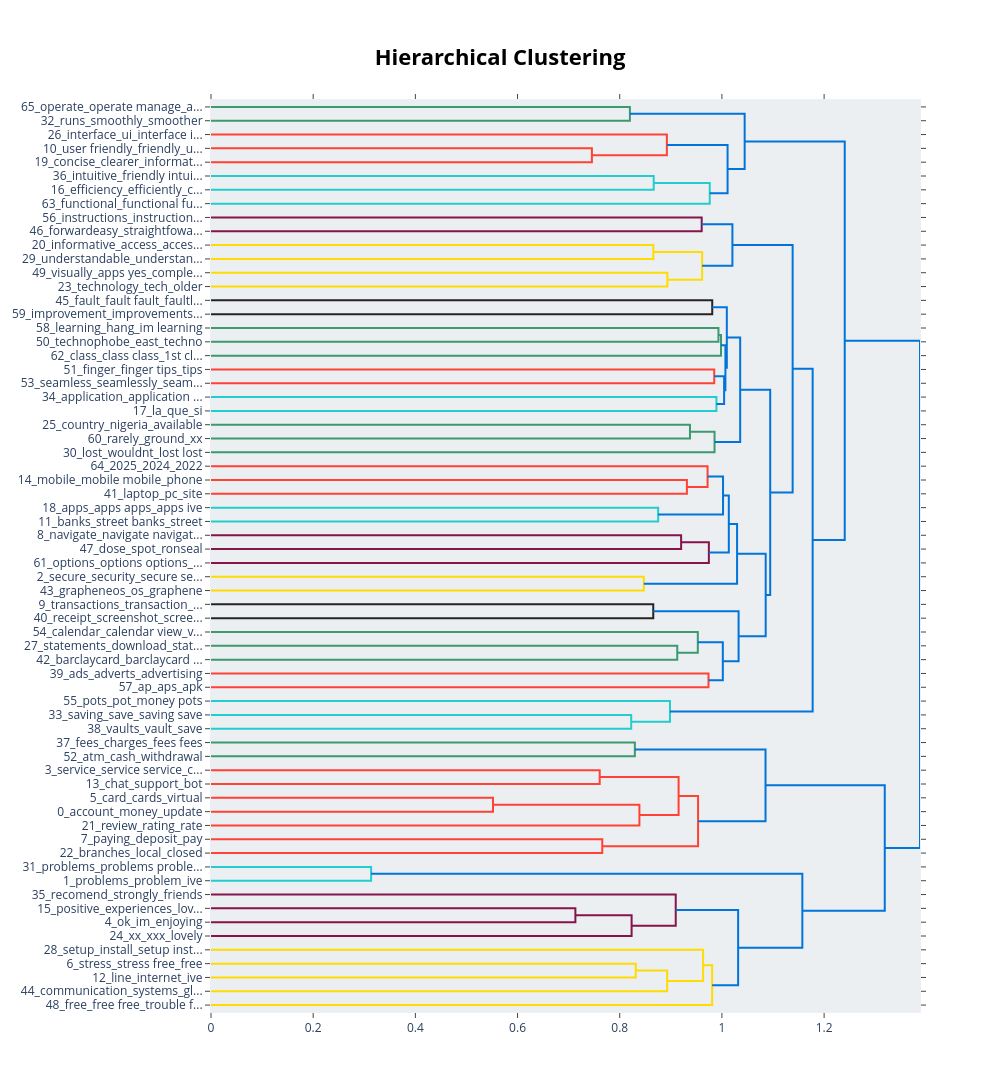

Write notebook code for a chart like this one.
### Code cell
# Visualize topics as a hierarchical tree
fig = unseed_topic_model.visualize_hierarchy()
fig.show()

### Figure 1 — Plotly figure (JSON) as saved in the notebook; plotly's stock layout.template omitted (floating-point values rounded to 4 significant figures)
{"data": [{"hoverinfo": "text", "marker": {"color": "rgb(61,153,112)"}, "mode": "lines", "type": "scatter", "x": [0.0, 0.8199, 0.8199, 0.0], "xaxis": "x", "y": [-5.0, -5.0, -15.0, -15.0], "yaxis": "y"}, {"hoverinfo": "text", "marker": {"color": "rgb(255,65,54)"}, "mode": "lines", "type": "scatter", "x": [0.0, 0.7455, 0.7455, 0.0], "xaxis": "x", "y": [-35.0, -35.0, -45.0, -45.0], "yaxis": "y"}, {"hoverinfo": "text", "marker": {"color": "rgb(255,65,54)"}, "mode": "lines", "type": "scatter", "x": [0.0, 0.8922, 0.8922, 0.7455], "xaxis": "x", "y": [-25.0, -25.0, -40.0, -40.0], "yaxis": "y"}, {"hoverinfo": "text", "marker": {"color": "rgb(35,205,205)"}, "mode": "lines", "type": "scatter", "x": [0.0, 0.8665, 0.8665, 0.0], "xaxis": "x", "y": [-55.0, -55.0, -65.0, -65.0], "yaxis": "y"}, {"hoverinfo": "text", "marker": {"color": "rgb(35,205,205)"}, "mode": "lines", "type": "scatter", "x": [0.8665, 0.9762, 0.9762, 0.0], "xaxis": "x", "y": [-60.0, -60.0, -75.0, -75.0], "yaxis": "y"}, {"hoverinfo": "text", "marker": {"color": "rgb(0,116,217)"}, "mode": "lines", "type": "scatter", "x": [0.8922, 1.011, 1.011, 0.9762], "xaxis": "x", "y": [-32.5, -32.5, -67.5, -67.5], "yaxis": "y"}, {"hoverinfo": "text", "marker": {"color": "rgb(0,116,217)"}, "mode": "lines", "type": "scatter", "x": [0.8199, 1.045, 1.045, 1.011], "xaxis": "x", "y": [-10.0, -10.0, -50.0, -50.0], "yaxis": "y"}, {"hoverinfo": "text", "marker": {"color": "rgb(133,20,75)"}, "mode": "lines", "type": "scatter", "x": [0.0, 0.9604, 0.9604, 0.0], "xaxis": "x", "y": [-85.0, -85.0, -95.0, -95.0], "yaxis": "y"}, {"hoverinfo": "text", "marker": {"color": "rgb(255,220,0)"}, "mode": "lines", "type": "scatter", "x": [0.0, 0.8657, 0.8657, 0.0], "xaxis": "x", "y": [-105.0, -105.0, -115.0, -115.0], "yaxis": "y"}, {"hoverinfo": "text", "marker": {"color": "rgb(255,220,0)"}, "mode": "lines", "type": "scatter", "x": [0.0, 0.8933, 0.8933, 0.0], "xaxis": "x", "y": [-125.0, -125.0, -135.0, -135.0], "yaxis": "y"}, {"hoverinfo": "text", "marker": {"color": "rgb(255,220,0)"}, "mode": "lines", "type": "scatter", "x": [0.8657, 0.9613, 0.9613, 0.8933], "xaxis": "x", "y": [-110.0, -110.0, -130.0, -130.0], "yaxis": "y"}, {"hoverinfo": "text", "marker": {"color": "rgb(0,116,217)"}, "mode": "lines", "type": "scatter", "x": [0.9604, 1.021, 1.021, 0.9613], "xaxis": "x", "y": [-90.0, -90.0, -120.0, -120.0], "yaxis": "y"}, {"hoverinfo": "text", "marker": {"color": "rgb(40,35,35)"}, "mode": "lines", "type": "scatter", "x": [0.0, 0.981, 0.981, 0.0], "xaxis": "x", "y": [-145.0, -145.0, -155.0, -155.0], "yaxis": "y"}, {"hoverinfo": "text", "marker": {"color": "rgb(61,153,112)"}, "mode": "lines", "type": "scatter", "x": [0.0, 0.9932, 0.9932, 0.0], "xaxis": "x", "y": [-165.0, -165.0, -175.0, -175.0], "yaxis": "y"}, {"hoverinfo": "text", "marker": {"color": "rgb(61,153,112)"}, "mode": "lines", "type": "scatter", "x": [0.9932, 0.9982, 0.9982, 0.0], "xaxis": "x", "y": [-170.0, -170.0, -185.0, -185.0], "yaxis": "y"}, {"hoverinfo": "text", "marker": {"color": "rgb(255,65,54)"}, "mode": "lines", "type": "scatter", "x": [0.0, 0.985, 0.985, 0.0], "xaxis": "x", "y": [-195.0, -195.0, -205.0, -205.0], "yaxis": "y"}, {"hoverinfo": "text", "marker": {"color": "rgb(35,205,205)"}, "mode": "lines", "type": "scatter", "x": [0.0, 0.9893, 0.9893, 0.0], "xaxis": "x", "y": [-215.0, -215.0, -225.0, -225.0], "yaxis": "y"}, {"hoverinfo": "text", "marker": {"color": "rgb(0,116,217)"}, "mode": "lines", "type": "scatter", "x": [0.985, 1.004, 1.004, 0.9893], "xaxis": "x", "y": [-200.0, -200.0, -220.0, -220.0], "yaxis": "y"}, {"hoverinfo": "text", "marker": {"color": "rgb(0,116,217)"}, "mode": "lines", "type": "scatter", "x": [0.9982, 1.007, 1.007, 1.004], "xaxis": "x", "y": [-177.5, -177.5, -210.0, -210.0], "yaxis": "y"}, {"hoverinfo": "text", "marker": {"color": "rgb(0,116,217)"}, "mode": "lines", "type": "scatter", "x": [0.981, 1.01, 1.01, 1.007], "xaxis": "x", "y": [-150.0, -150.0, -193.8, -193.8], "yaxis": "y"}, {"hoverinfo": "text", "marker": {"color": "rgb(61,153,112)"}, "mode": "lines", "type": "scatter", "x": [0.0, 0.9375, 0.9375, 0.0], "xaxis": "x", "y": [-235.0, -235.0, -245.0, -245.0], "yaxis": "y"}, {"hoverinfo": "text", "marker": {"color": "rgb(61,153,112)"}, "mode": "lines", "type": "scatter", "x": [0.9375, 0.9856, 0.9856, 0.0], "xaxis": "x", "y": [-240.0, -240.0, -255.0, -255.0], "yaxis": "y"}, {"hoverinfo": "text", "marker": {"color": "rgb(0,116,217)"}, "mode": "lines", "type": "scatter", "x": [1.01, 1.036, 1.036, 0.9856], "xaxis": "x", "y": [-171.9, -171.9, -247.5, -247.5], "yaxis": "y"}, {"hoverinfo": "text", "marker": {"color": "rgb(255,65,54)"}, "mode": "lines", "type": "scatter", "x": [0.0, 0.9315, 0.9315, 0.0], "xaxis": "x", "y": [-275.0, -275.0, -285.0, -285.0], "yaxis": "y"}, {"hoverinfo": "text", "marker": {"color": "rgb(255,65,54)"}, "mode": "lines", "type": "scatter", "x": [0.0, 0.9719, 0.9719, 0.9315], "xaxis": "x", "y": [-265.0, -265.0, -280.0, -280.0], "yaxis": "y"}, {"hoverinfo": "text", "marker": {"color": "rgb(35,205,205)"}, "mode": "lines", "type": "scatter", "x": [0.0, 0.8752, 0.8752, 0.0], "xaxis": "x", "y": [-295.0, -295.0, -305.0, -305.0], "yaxis": "y"}, {"hoverinfo": "text", "marker": {"color": "rgb(0,116,217)"}, "mode": "lines", "type": "scatter", "x": [0.9719, 1.002, 1.002, 0.8752], "xaxis": "x", "y": [-272.5, -272.5, -300.0, -300.0], "yaxis": "y"}, {"hoverinfo": "text", "marker": {"color": "rgb(133,20,75)"}, "mode": "lines", "type": "scatter", "x": [0.0, 0.9201, 0.9201, 0.0], "xaxis": "x", "y": [-315.0, -315.0, -325.0, -325.0], "yaxis": "y"}, {"hoverinfo": "text", "marker": {"color": "rgb(133,20,75)"}, "mode": "lines", "type": "scatter", "x": [0.9201, 0.9744, 0.9744, 0.0], "xaxis": "x", "y": [-320.0, -320.0, -335.0, -335.0], "yaxis": "y"}, {"hoverinfo": "text", "marker": {"color": "rgb(0,116,217)"}, "mode": "lines", "type": "scatter", "x": [1.002, 1.013, 1.013, 0.9744], "xaxis": "x", "y": [-286.2, -286.2, -327.5, -327.5], "yaxis": "y"}, {"hoverinfo": "text", "marker": {"color": "rgb(255,220,0)"}, "mode": "lines", "type": "scatter", "x": [0.0, 0.8471, 0.8471, 0.0], "xaxis": "x", "y": [-345.0, -345.0, -355.0, -355.0], "yaxis": "y"}, {"hoverinfo": "text", "marker": {"color": "rgb(0,116,217)"}, "mode": "lines", "type": "scatter", "x": [1.013, 1.03, 1.03, 0.8471], "xaxis": "x", "y": [-306.9, -306.9, -350.0, -350.0], "yaxis": "y"}, {"hoverinfo": "text", "marker": {"color": "rgb(40,35,35)"}, "mode": "lines", "type": "scatter", "x": [0.0, 0.8656, 0.8656, 0.0], "xaxis": "x", "y": [-365.0, -365.0, -375.0, -375.0], "yaxis": "y"}, {"hoverinfo": "text", "marker": {"color": "rgb(61,153,112)"}, "mode": "lines", "type": "scatter", "x": [0.0, 0.9126, 0.9126, 0.0], "xaxis": "x", "y": [-395.0, -395.0, -405.0, -405.0], "yaxis": "y"}, {"hoverinfo": "text", "marker": {"color": "rgb(61,153,112)"}, "mode": "lines", "type": "scatter", "x": [0.0, 0.9528, 0.9528, 0.9126], "xaxis": "x", "y": [-385.0, -385.0, -400.0, -400.0], "yaxis": "y"}, {"hoverinfo": "text", "marker": {"color": "rgb(255,65,54)"}, "mode": "lines", "type": "scatter", "x": [0.0, 0.9737, 0.9737, 0.0], "xaxis": "x", "y": [-415.0, -415.0, -425.0, -425.0], "yaxis": "y"}, {"hoverinfo": "text", "marker": {"color": "rgb(0,116,217)"}, "mode": "lines", "type": "scatter", "x": [0.9528, 1.002, 1.002, 0.9737], "xaxis": "x", "y": [-392.5, -392.5, -420.0, -420.0], "yaxis": "y"}, {"hoverinfo": "text", "marker": {"color": "rgb(0,116,217)"}, "mode": "lines", "type": "scatter", "x": [0.8656, 1.033, 1.033, 1.002], "xaxis": "x", "y": [-370.0, -370.0, -406.2, -406.2], "yaxis": "y"}, {"hoverinfo": "text", "marker": {"color": "rgb(0,116,217)"}, "mode": "lines", "type": "scatter", "x": [1.03, 1.086, 1.086, 1.033], "xaxis": "x", "y": [-328.4, -328.4, -388.1, -388.1], "yaxis": "y"}, {"hoverinfo": "text", "marker": {"color": "rgb(0,116,217)"}, "mode": "lines", "type": "scatter", "x": [1.036, 1.094, 1.094, 1.086], "xaxis": "x", "y": [-209.7, -209.7, -358.3, -358.3], "yaxis": "y"}, {"hoverinfo": "text", "marker": {"color": "rgb(0,116,217)"}, "mode": "lines", "type": "scatter", "x": [1.021, 1.138, 1.138, 1.094], "xaxis": "x", "y": [-105.0, -105.0, -284.0, -284.0], "yaxis": "y"}, {"hoverinfo": "text", "marker": {"color": "rgb(35,205,205)"}, "mode": "lines", "type": "scatter", "x": [0.0, 0.8224, 0.8224, 0.0], "xaxis": "x", "y": [-445.0, -445.0, -455.0, -455.0], "yaxis": "y"}, {"hoverinfo": "text", "marker": {"color": "rgb(35,205,205)"}, "mode": "lines", "type": "scatter", "x": [0.0, 0.8983, 0.8983, 0.8224], "xaxis": "x", "y": [-435.0, -435.0, -450.0, -450.0], "yaxis": "y"}, {"hoverinfo": "text", "marker": {"color": "rgb(0,116,217)"}, "mode": "lines", "type": "scatter", "x": [1.138, 1.178, 1.178, 0.8983], "xaxis": "x", "y": [-194.5, -194.5, -442.5, -442.5], "yaxis": "y"}, {"hoverinfo": "text", "marker": {"color": "rgb(0,116,217)"}, "mode": "lines", "type": "scatter", "x": [1.045, 1.24, 1.24, 1.178], "xaxis": "x", "y": [-30.0, -30.0, -318.5, -318.5], "yaxis": "y"}, {"hoverinfo": "text", "marker": {"color": "rgb(61,153,112)"}, "mode": "lines", "type": "scatter", "x": [0.0, 0.8296, 0.8296, 0.0], "xaxis": "x", "y": [-465.0, -465.0, -475.0, -475.0], "yaxis": "y"}, {"hoverinfo": "text", "marker": {"color": "rgb(255,65,54)"}, "mode": "lines", "type": "scatter", "x": [0.0, 0.7608, 0.7608, 0.0], "xaxis": "x", "y": [-485.0, -485.0, -495.0, -495.0], "yaxis": "y"}, {"hoverinfo": "text", "marker": {"color": "rgb(255,65,54)"}, "mode": "lines", "type": "scatter", "x": [0.0, 0.5519, 0.5519, 0.0], "xaxis": "x", "y": [-505.0, -505.0, -515.0, -515.0], "yaxis": "y"}, {"hoverinfo": "text", "marker": {"color": "rgb(255,65,54)"}, "mode": "lines", "type": "scatter", "x": [0.5519, 0.8385, 0.8385, 0.0], "xaxis": "x", "y": [-510.0, -510.0, -525.0, -525.0], "yaxis": "y"}, {"hoverinfo": "text", "marker": {"color": "rgb(255,65,54)"}, "mode": "lines", "type": "scatter", "x": [0.7608, 0.9152, 0.9152, 0.8385], "xaxis": "x", "y": [-490.0, -490.0, -517.5, -517.5], "yaxis": "y"}, {"hoverinfo": "text", "marker": {"color": "rgb(255,65,54)"}, "mode": "lines", "type": "scatter", "x": [0.0, 0.7658, 0.7658, 0.0], "xaxis": "x", "y": [-535.0, -535.0, -545.0, -545.0], "yaxis": "y"}, {"hoverinfo": "text", "marker": {"color": "rgb(255,65,54)"}, "mode": "lines", "type": "scatter", "x": [0.9152, 0.9533, 0.9533, 0.7658], "xaxis": "x", "y": [-503.8, -503.8, -540.0, -540.0], "yaxis": "y"}, {"hoverinfo": "text", "marker": {"color": "rgb(0,116,217)"}, "mode": "lines", "type": "scatter", "x": [0.8296, 1.085, 1.085, 0.9533], "xaxis": "x", "y": [-470.0, -470.0, -521.9, -521.9], "yaxis": "y"}, {"hoverinfo": "text", "marker": {"color": "rgb(35,205,205)"}, "mode": "lines", "type": "scatter", "x": [0.0, 0.3134, 0.3134, 0.0], "xaxis": "x", "y": [-555.0, -555.0, -565.0, -565.0], "yaxis": "y"}, {"hoverinfo": "text", "marker": {"color": "rgb(133,20,75)"}, "mode": "lines", "type": "scatter", "x": [0.0, 0.7132, 0.7132, 0.0], "xaxis": "x", "y": [-585.0, -585.0, -595.0, -595.0], "yaxis": "y"}, {"hoverinfo": "text", "marker": {"color": "rgb(133,20,75)"}, "mode": "lines", "type": "scatter", "x": [0.7132, 0.8232, 0.8232, 0.0], "xaxis": "x", "y": [-590.0, -590.0, -605.0, -605.0], "yaxis": "y"}, {"hoverinfo": "text", "marker": {"color": "rgb(133,20,75)"}, "mode": "lines", "type": "scatter", "x": [0.0, 0.9096, 0.9096, 0.8232], "xaxis": "x", "y": [-575.0, -575.0, -597.5, -597.5], "yaxis": "y"}, {"hoverinfo": "text", "marker": {"color": "rgb(255,220,0)"}, "mode": "lines", "type": "scatter", "x": [0.0, 0.8313, 0.8313, 0.0], "xaxis": "x", "y": [-625.0, -625.0, -635.0, -635.0], "yaxis": "y"}, {"hoverinfo": "text", "marker": {"color": "rgb(255,220,0)"}, "mode": "lines", "type": "scatter", "x": [0.8313, 0.8929, 0.8929, 0.0], "xaxis": "x", "y": [-630.0, -630.0, -645.0, -645.0], "yaxis": "y"}, {"hoverinfo": "text", "marker": {"color": "rgb(255,220,0)"}, "mode": "lines", "type": "scatter", "x": [0.0, 0.9632, 0.9632, 0.8929], "xaxis": "x", "y": [-615.0, -615.0, -637.5, -637.5], "yaxis": "y"}, {"hoverinfo": "text", "marker": {"color": "rgb(255,220,0)"}, "mode": "lines", "type": "scatter", "x": [0.9632, 0.9809, 0.9809, 0.0], "xaxis": "x", "y": [-626.2, -626.2, -655.0, -655.0], "yaxis": "y"}, {"hoverinfo": "text", "marker": {"color": "rgb(0,116,217)"}, "mode": "lines", "type": "scatter", "x": [0.9096, 1.032, 1.032, 0.9809], "xaxis": "x", "y": [-586.2, -586.2, -640.6, -640.6], "yaxis": "y"}, {"hoverinfo": "text", "marker": {"color": "rgb(0,116,217)"}, "mode": "lines", "type": "scatter", "x": [0.3134, 1.157, 1.157, 1.032], "xaxis": "x", "y": [-560.0, -560.0, -613.4, -613.4], "yaxis": "y"}, {"hoverinfo": "text", "marker": {"color": "rgb(0,116,217)"}, "mode": "lines", "type": "scatter", "x": [1.085, 1.319, 1.319, 1.157], "xaxis": "x", "y": [-495.9, -495.9, -586.7, -586.7], "yaxis": "y"}, {"hoverinfo": "text", "marker": {"color": "rgb(0,116,217)"}, "mode": "lines", "type": "scatter", "x": [1.24, 1.388, 1.388, 1.319], "xaxis": "x", "y": [-174.2, -174.2, -541.3, -541.3], "yaxis": "y"}], "layout": {"autosize": false, "height": 1190, "hoverlabel": {"bgcolor": "white", "font": {"family": "Rockwell", "size": 16}}, "hovermode": "closest", "plot_bgcolor": "#ECEFF1", "showlegend": false, "title": {"font": {"color": "Black", "size": 22}, "text": "<b>Hierarchical Clustering</b>", "x": 0.5, "xanchor": "center", "yanchor": "top"}, "width": 1000, "xaxis": {"mirror": "allticks", "rangemode": "tozero", "showgrid": false, "showline": true, "showticklabels": true, "ticks": "outside", "type": "linear", "zeroline": false}, "yaxis": {"mirror": "allticks", "range": [-660, 0], "rangemode": "tozero", "showgrid": false, "showline": true, "showticklabels": true, "tickmode": "array", "ticks": "outside", "ticktext": ["65_operate_operate manage_a...", "32_runs_smoothly_smoother", "26_interface_ui_interface i...", "10_user friendly_friendly_u...", "19_concise_clearer_informat...", "36_intuitive_friendly intui...", "16_efficiency_efficiently_c...", "63_functional_functional fu...", "56_instructions_instruction...", "46_forwardeasy_straightfowa...", "20_informative_access_acces...", "29_understandable_understan...", "49_visually_apps yes_comple...", "23_technology_tech_older", "45_fault_fault fault_faultl...", "59_improvement_improvements...", "58_learning_hang_im learning", "50_technophobe_east_techno", "62_class_class class_1st cl...", "51_finger_finger tips_tips", "53_seamless_seamlessly_seam...", "34_application_application ...", "17_la_que_si", "25_country_nigeria_available", "60_rarely_ground_xx", "30_lost_wouldnt_lost lost", "64_2025_2024_2022", "14_mobile_mobile mobile_phone", "41_laptop_pc_site", "18_apps_apps apps_apps ive", "11_banks_street banks_street", "8_navigate_navigate navigat...", "47_dose_spot_ronseal", "61_options_options options_...", "2_secure_security_secure se...", "43_grapheneos_os_graphene", "9_transactions_transaction_...", "40_receipt_screenshot_scree...", "54_calendar_calendar view_v...", "27_statements_download_stat...", "42_barclaycard_barclaycard ...", "39_ads_adverts_advertising", "57_ap_aps_apk", "55_pots_pot_money pots", "33_saving_save_saving save", "38_vaults_vault_save", "37_fees_charges_fees fees", "52_atm_cash_withdrawal", "3_service_service service_c...", "13_chat_support_bot", "5_card_cards_virtual", "0_account_money_update", "21_review_rating_rate", "7_paying_deposit_pay", "22_branches_local_closed", "31_problems_problems proble...", "1_problems_problem_ive", "35_recomend_strongly_friends", "15_positive_experiences_lov...", "4_ok_im_enjoying", "24_xx_xxx_lovely", "28_setup_install_setup inst...", "6_stress_stress free_free", "12_line_internet_ive", "44_communication_systems_gl...", "48_free_free free_trouble f..."], "tickvals": [-5, -15, -25, -35, -45, -55, -65, -75, -85, -95, -105, -115, -125, -135, -145, -155, -165, -175, -185, -195, -205, -215, -225, -235, -245, -255, -265, -275, -285, -295, -305, -315, -325, -335, -345, -355, -365, -375, -385, -395, -405, -415, -425, -435, -445, -455, -465, -475, -485, -495, -505, -515, -525, -535, -545, -555, -565, -575, -585, -595, -605, -615, -625, -635, -645, -655], "type": "linear", "zeroline": false}}}
